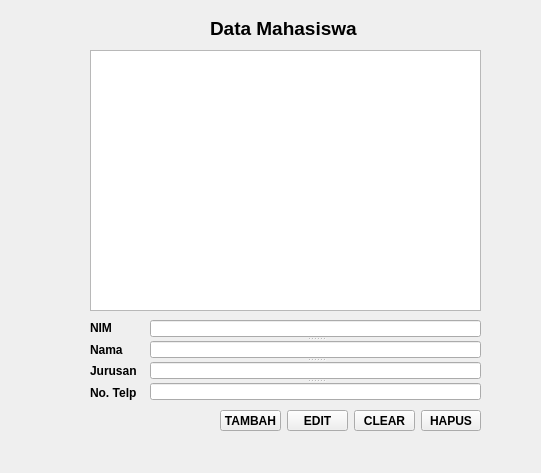
<?xml version="1.0" encoding="UTF-8"?>
<ui version="4.0">
 <class>Form</class>
 <widget class="QWidget" name="Form">
  <property name="geometry">
   <rect>
    <x>0</x>
    <y>0</y>
    <width>541</width>
    <height>473</height>
   </rect>
  </property>
  <property name="windowTitle">
   <string>Form</string>
  </property>
  <widget class="QLabel" name="DataMHS">
   <property name="geometry">
    <rect>
     <x>210</x>
     <y>20</y>
     <width>171</width>
     <height>16</height>
    </rect>
   </property>
   <property name="font">
    <font>
     <pointsize>14</pointsize>
     <weight>75</weight>
     <bold>true</bold>
    </font>
   </property>
   <property name="autoFillBackground">
    <bool>false</bool>
   </property>
   <property name="text">
    <string>Data Mahasiswa</string>
   </property>
  </widget>
  <widget class="QWidget" name="layoutWidget">
   <property name="geometry">
    <rect>
     <x>220</x>
     <y>410</y>
     <width>261</width>
     <height>21</height>
    </rect>
   </property>
   <layout class="QHBoxLayout" name="horizontalLayout">
    <item>
     <widget class="QPushButton" name="Tambah">
      <property name="font">
       <font>
        <weight>75</weight>
        <bold>true</bold>
       </font>
      </property>
      <property name="text">
       <string>TAMBAH</string>
      </property>
     </widget>
    </item>
    <item>
     <widget class="QPushButton" name="Edit">
      <property name="font">
       <font>
        <weight>75</weight>
        <bold>true</bold>
       </font>
      </property>
      <property name="text">
       <string>EDIT</string>
      </property>
     </widget>
    </item>
    <item>
     <widget class="QPushButton" name="Clear">
      <property name="font">
       <font>
        <weight>75</weight>
        <bold>true</bold>
       </font>
      </property>
      <property name="text">
       <string>CLEAR</string>
      </property>
     </widget>
    </item>
    <item>
     <widget class="QPushButton" name="Hapus">
      <property name="font">
       <font>
        <weight>75</weight>
        <bold>true</bold>
       </font>
      </property>
      <property name="text">
       <string>HAPUS</string>
      </property>
     </widget>
    </item>
   </layout>
  </widget>
  <widget class="QWidget" name="layoutWidget">
   <property name="geometry">
    <rect>
     <x>90</x>
     <y>320</y>
     <width>51</width>
     <height>81</height>
    </rect>
   </property>
   <layout class="QVBoxLayout" name="verticalLayout">
    <item>
     <widget class="QLabel" name="NIM">
      <property name="text">
       <string>&lt;html&gt;&lt;head/&gt;&lt;body&gt;&lt;p&gt;&lt;span style=&quot; font-weight:600;&quot;&gt;NIM&lt;/span&gt;&lt;/p&gt;&lt;/body&gt;&lt;/html&gt;</string>
      </property>
     </widget>
    </item>
    <item>
     <widget class="QLabel" name="Nama">
      <property name="text">
       <string>&lt;html&gt;&lt;head/&gt;&lt;body&gt;&lt;p&gt;&lt;span style=&quot; font-weight:600;&quot;&gt;Nama&lt;/span&gt;&lt;/p&gt;&lt;/body&gt;&lt;/html&gt;</string>
      </property>
     </widget>
    </item>
    <item>
     <widget class="QLabel" name="Jurusan">
      <property name="text">
       <string>&lt;html&gt;&lt;head/&gt;&lt;body&gt;&lt;p&gt;&lt;span style=&quot; font-weight:600;&quot;&gt;Jurusan&lt;/span&gt;&lt;/p&gt;&lt;/body&gt;&lt;/html&gt;</string>
      </property>
     </widget>
    </item>
    <item>
     <widget class="QLabel" name="NoTelp">
      <property name="text">
       <string>&lt;html&gt;&lt;head/&gt;&lt;body&gt;&lt;p&gt;&lt;span style=&quot; font-weight:600;&quot;&gt;No. Telp&lt;/span&gt;&lt;/p&gt;&lt;/body&gt;&lt;/html&gt;</string>
      </property>
     </widget>
    </item>
   </layout>
  </widget>
  <widget class="QSplitter" name="splitter">
   <property name="geometry">
    <rect>
     <x>150</x>
     <y>320</y>
     <width>331</width>
     <height>80</height>
    </rect>
   </property>
   <property name="orientation">
    <enum>Qt::Vertical</enum>
   </property>
   <widget class="QLineEdit" name="lineEditNIM"/>
   <widget class="QLineEdit" name="lineEditNama"/>
   <widget class="QLineEdit" name="lineEditJurusan"/>
   <widget class="QLineEdit" name="lineEdit_4"/>
  </widget>
  <widget class="QListWidget" name="listWidget">
   <property name="geometry">
    <rect>
     <x>90</x>
     <y>50</y>
     <width>391</width>
     <height>261</height>
    </rect>
   </property>
  </widget>
 </widget>
 <resources/>
 <connections/>
</ui>
